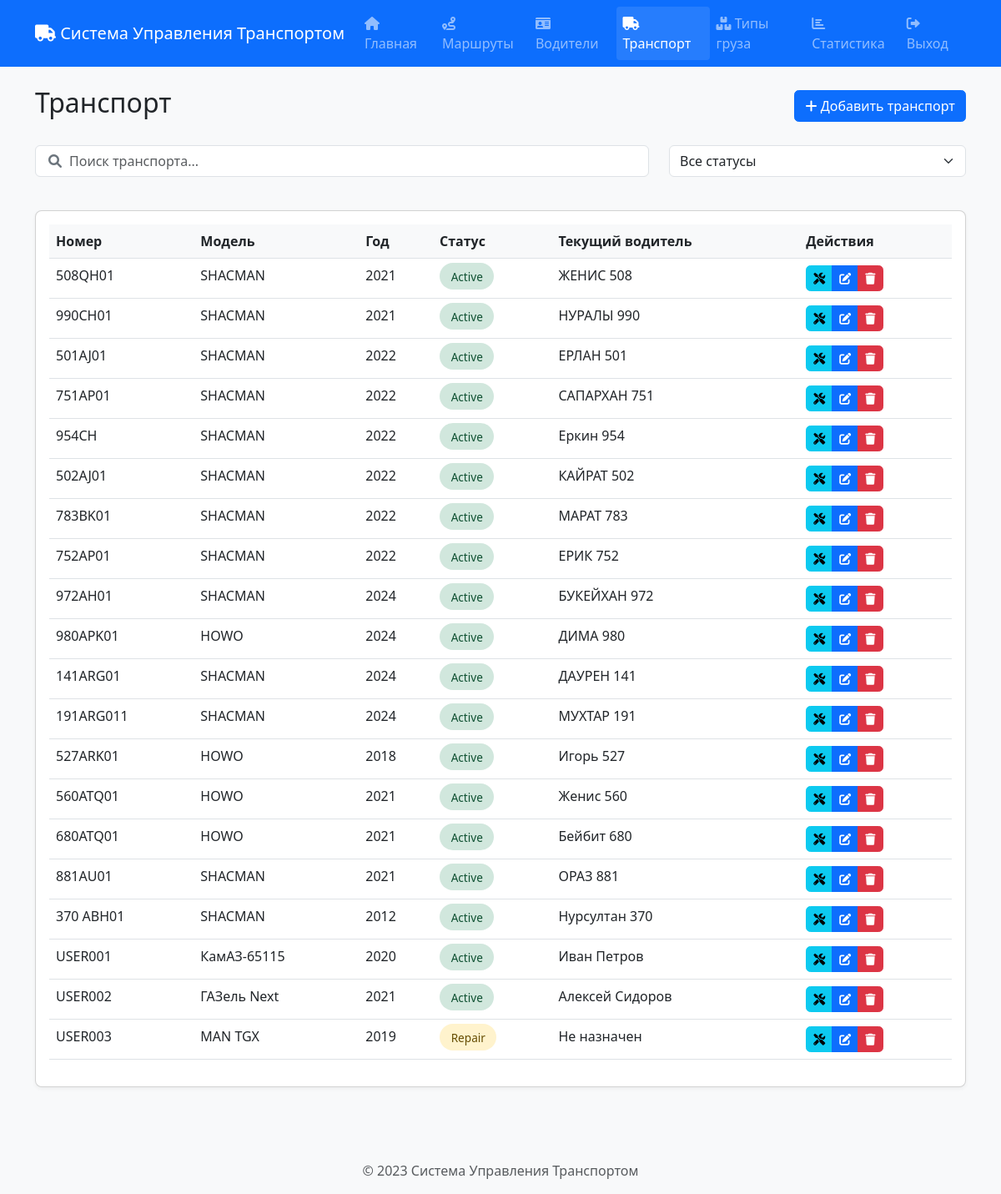
Page /vehicles (signed in) on the committed database.
### app.py (models this page shows, shortened)
class Vehicle(db.Model):
    id = db.Column(db.Integer, primary_key=True)
    number = db.Column(db.String(20), nullable=False)
    model = db.Column(db.String(100), nullable=False)
    year = db.Column(db.Integer)
    status = db.Column(db.String(20), default='active')  # active, repair, inactive
    user_id = db.Column(db.Integer, db.ForeignKey('user.id'), nullable=False)
    created_at = db.Column(db.DateTime, default=datetime.utcnow)
    routes = db.relationship('Route', backref='vehicle', lazy=True)
    driver = db.relationship('Driver', backref='vehicle', uselist=False)

class Driver(db.Model):
    id = db.Column(db.Integer, primary_key=True)
    name = db.Column(db.String(100), nullable=False)
    contact = db.Column(db.String(20))
    vehicle_id = db.Column(db.Integer, db.ForeignKey('vehicle.id'))
    user_id = db.Column(db.Integer, db.ForeignKey('user.id'), nullable=False)
    created_at = db.Column(db.DateTime, default=datetime.utcnow)
    updated_at = db.Column(db.DateTime, default=datetime.utcnow, onupdate=datetime.utcnow)
    routes = db.relationship('Route', backref='driver')

### app.py (the view)
@app.route('/vehicles')
@login_required
def vehicles():
    vehicles = Vehicle.query.filter_by(user_id=current_user.id).all()
    return render_template('vehicles.html', vehicles=vehicles)

### app.py (called while the page is built)
@login_manager.user_loader
def load_user(user_id):
    return User.query.get(int(user_id))

### templates/vehicles.html (shortened to what this page needs)
{% extends "base.html" %}
{% block content %}
<div class="row mb-4">
    <div class="col-md-12">
        <div class="d-flex justify-content-between align-items-center">
            <h2>Транспорт</h2>
            <button type="button" class="btn btn-primary" data-bs-toggle="modal" data-bs-target="#addVehicleModal">
                <i class="fas fa-plus"></i> Добавить транспорт
            </button>
        </div>
    </div>
</div>
<div class="row mb-4">
    <div class="col-md-8">
        <div class="search-box">
            <i class="fas fa-search"></i>
            <input type="text" class="form-control" id="searchInput" placeholder="Поиск транспорта...">
        </div>
    </div>
    <div class="col-md-4">
        <select class="form-select" id="statusFilter">
            <option value="">Все статусы</option>
        </select>
    </div>
</div>
<div class="row">
    <div class="col-md-12">
        <div class="card">
            <div class="card-body">
                <div class="table-responsive">
                    <table class="table table-hover">
                        <thead>
                            <tr>
                                <th>Номер</th>
                                <th>Модель</th>
                                <th>Год</th>
                                <th>Статус</th>
                                <th>Текущий водитель</th>
                                <th>Действия</th>
                            </tr>
                        </thead>
                        <tbody id="vehiclesTableBody">
                            {% for vehicle in vehicles %}
                            <tr>
                                <td>{{ vehicle.number }}</td>
                                <td>{{ vehicle.model }}</td>
                                <td>{{ vehicle.year }}</td>
                                <td>
                                    <span class="status-badge status-{{ vehicle.status }}">
                                        {{ vehicle.status|title }}
                                    </span>
                                </td>
                                <td>{{ vehicle.driver.name if vehicle.driver else 'Не назначен' }}</td>
                                <td>
                                    <div class="btn-group">
                                        <button class="btn btn-sm btn-info" onclick="viewActivities({{ vehicle.id }})" title="Активности">
                                            <i class="fas fa-tools"></i>
                                        </button>
                                        <button class="btn btn-sm btn-primary" onclick="editVehicle({{ vehicle.id }})" title="Редактировать">
                                            <i class="fas fa-edit"></i>
                                        </button>
                                        <button class="btn btn-sm btn-danger" onclick="deleteVehicle({{ vehicle.id }})" title="Удалить">
                                            <i class="fas fa-trash"></i>
                                        </button>
                                    </div>
                                </td>
                            </tr>
                            {% endfor %}
                        </tbody>
                    </table>
                </div>
            </div>
        </div>
    </div>
</div>
{% endblock %}

### static/css/style.css (style rules this page uses)
body { min-height: 100vh; display: flex; flex-direction: column; font-family: 'Segoe UI', Tahoma, Geneva, Verdana, sans-serif; background-color: #f8f9fa; }
.card { transition: transform 0.2s; margin-bottom: 1.5rem; box-shadow: 0 2px 5px rgba(0, 0, 0, 0.05); border-radius: 0.5rem; }
.table th { font-weight: 600; background-color: #f8f9fa; }
.btn { border-radius: 0.35rem; }
.status-badge { padding: 0.5em 1em; border-radius: 20px; font-size: 0.85em; }
.status-active { background-color: #d1e7dd; color: #0f5132; }
.status-repair { background-color: #fff3cd; color: #664d03; }
.search-box { position: relative; margin-bottom: 1rem; }
.search-box .form-control { padding-left: 2.5rem; }
.search-box i { position: absolute; left: 1rem; top: 50%; transform: translateY(-50%); color: #6c757d; }

### rows in the picture
Vehicle: number "508QH01", model "SHACMAN", year "2021", status "Active", driver "ЖЕНИС 508"
Vehicle: number "990CH01", model "SHACMAN", year "2021", status "Active", driver "НУРАЛЫ 990"
Vehicle: number "501AJ01", model "SHACMAN", year "2022", status "Active", driver "ЕРЛАН 501"
Vehicle: number "751AP01", model "SHACMAN", year "2022", status "Active", driver "САПАРХАН 751"
Vehicle: number "954CH", model "SHACMAN", year "2022", status "Active", driver "Еркин 954"
Vehicle: number "502AJ01", model "SHACMAN", year "2022", status "Active", driver "КАЙРАТ 502"
Vehicle: number "783BK01", model "SHACMAN", year "2022", status "Active", driver "МАРАТ 783"
Vehicle: number "752AP01", model "SHACMAN", year "2022", status "Active", driver "ЕРИК 752"
Vehicle: number "972AH01", model "SHACMAN", year "2024", status "Active", driver "БУКЕЙХАН 972"
Vehicle: number "980APK01", model "HOWO", year "2024", status "Active", driver "ДИМА 980"
Vehicle: number "141ARG01", model "SHACMAN", year "2024", status "Active", driver "ДАУРЕН 141"
Vehicle: number "191ARG011", model "SHACMAN", year "2024", status "Active", driver "МУХТАР 191"
Vehicle: number "527ARK01", model "HOWO", year "2018", status "Active", driver "Игорь 527"
Vehicle: number "560ATQ01", model "HOWO", year "2021", status "Active", driver "Женис 560"
Vehicle: number "680ATQ01", model "HOWO", year "2021", status "Active", driver "Бейбит 680"
Vehicle: number "881AU01", model "SHACMAN", year "2021", status "Active", driver "ОРАЗ 881"
Vehicle: number "370 ABH01", model "SHACMAN", year "2012", status "Active", driver "Нурсултан 370"
Vehicle: number "USER001", model "КамАЗ-65115", year "2020", status "Active", driver "Иван Петров"
Vehicle: number "USER002", model "ГАЗель Next", year "2021", status "Active", driver "Алексей Сидоров"
Vehicle: number "USER003", model "MAN TGX", year "2019", status "Repair", driver "Не назначен"
